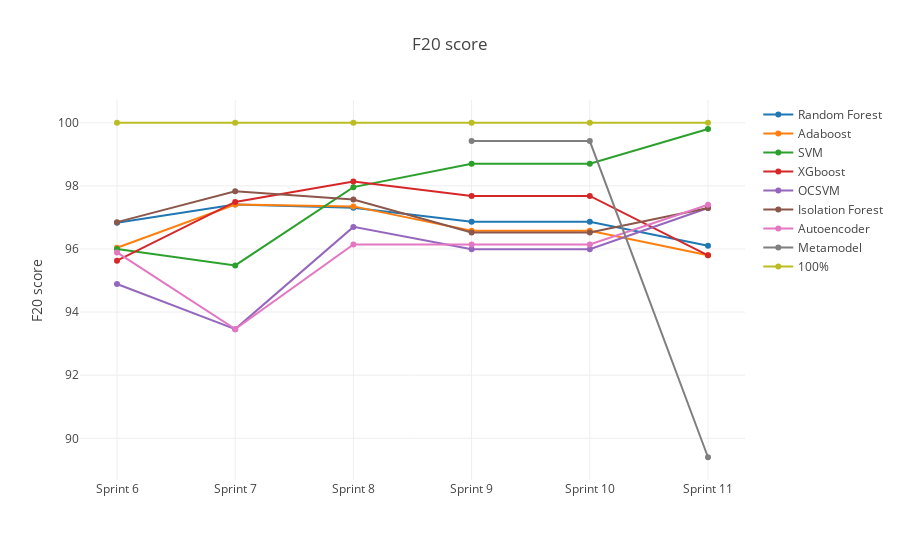

Write notebook code for a chart like this one.
### Code cell
data = []
for column in df.columns:
    trace = go.Scatter(
    name = column,
    x = ticks,
    y = df[column].values)

    data.append(trace)

layout = {'title': 'F20 score', 
      'yaxis': {'title': 'F20 score'},
      }

fig = go.Figure(data=data, layout=layout)
offline.iplot(fig)

### Figure 1 — Plotly figure (JSON) as saved in the notebook; plotly's stock layout.template omitted (floating-point values rounded to 4 significant figures)
{"data": [{"name": "Random Forest", "type": "scatter", "uid": "1c93d1d4-0681-4c1f-b564-b58fad0a28c7", "x": ["Sprint 6", "Sprint 7", "Sprint 8", "Sprint 9", "Sprint 10", "Sprint 11"], "y": [96.83, 97.41, 97.31, 96.86, 96.86, 96.1]}, {"name": "Adaboost", "type": "scatter", "uid": "1cba5950-dad6-49a6-a126-ced45242dc53", "x": ["Sprint 6", "Sprint 7", "Sprint 8", "Sprint 9", "Sprint 10", "Sprint 11"], "y": [96.04, 97.41, 97.35, 96.58, 96.58, 95.8]}, {"name": "SVM", "type": "scatter", "uid": "b8f89c3e-16f6-4289-8dad-361ab40ecf36", "x": ["Sprint 6", "Sprint 7", "Sprint 8", "Sprint 9", "Sprint 10", "Sprint 11"], "y": [96, 95.48, 97.96, 98.7, 98.7, 99.8]}, {"name": "XGboost", "type": "scatter", "uid": "6ecdd613-6f38-48cc-bc3b-20025b1a97db", "x": ["Sprint 6", "Sprint 7", "Sprint 8", "Sprint 9", "Sprint 10", "Sprint 11"], "y": [95.63, 97.49, 98.14, 97.68, 97.68, 95.8]}, {"name": "OCSVM", "type": "scatter", "uid": "8c2dbc59-e3e5-435b-b6c8-7d4e0511ae7b", "x": ["Sprint 6", "Sprint 7", "Sprint 8", "Sprint 9", "Sprint 10", "Sprint 11"], "y": [94.89, 93.46, 96.7, 95.99, 95.99, 97.3]}, {"name": "Isolation Forest", "type": "scatter", "uid": "cadeb788-3f4a-4669-b4e4-3555a7fa5a17", "x": ["Sprint 6", "Sprint 7", "Sprint 8", "Sprint 9", "Sprint 10", "Sprint 11"], "y": [96.85, 97.83, 97.57, 96.52, 96.52, 97.3]}, {"name": "Autoencoder", "type": "scatter", "uid": "b864d386-7be3-4446-a286-bc59a141842d", "x": ["Sprint 6", "Sprint 7", "Sprint 8", "Sprint 9", "Sprint 10", "Sprint 11"], "y": [95.89, 93.46, 96.14, 96.14, 96.14, 97.4]}, {"name": "Metamodel", "type": "scatter", "uid": "acd770e9-cb87-4cc2-b349-70143746fd9f", "x": ["Sprint 6", "Sprint 7", "Sprint 8", "Sprint 9", "Sprint 10", "Sprint 11"], "y": ["nan", "nan", "nan", 99.42, 99.42, 89.4]}, {"name": "100%", "type": "scatter", "uid": "c0d4dd1d-1d6c-455d-98b2-3ce34e9e7b8b", "x": ["Sprint 6", "Sprint 7", "Sprint 8", "Sprint 9", "Sprint 10", "Sprint 11"], "y": [100, 100, 100, 100, 100, 100]}], "layout": {"title": {"text": "F20 score"}, "yaxis": {"title": {"text": "F20 score"}}}}
